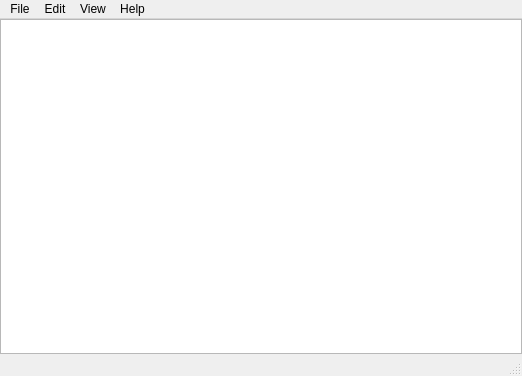
<?xml version="1.0" encoding="UTF-8"?>
<ui version="4.0">
 <class>main_python_console</class>
 <widget class="QMainWindow" name="main_python_console">
  <property name="geometry">
   <rect>
    <x>0</x>
    <y>0</y>
    <width>522</width>
    <height>376</height>
   </rect>
  </property>
  <property name="windowTitle">
   <string>V3D python console</string>
  </property>
  <widget class="QWidget" name="centralwidget">
   <layout class="QGridLayout" name="gridLayout">
    <property name="margin">
     <number>0</number>
    </property>
    <item row="0" column="0">
     <widget class="QPlainTextEdit" name="plainTextEdit">
      <property name="font">
       <font>
        <family>Courier New</family>
        <weight>75</weight>
        <bold>true</bold>
       </font>
      </property>
      <property name="tabStopWidth">
       <number>4</number>
      </property>
     </widget>
    </item>
   </layout>
  </widget>
  <widget class="QMenuBar" name="menubar">
   <property name="geometry">
    <rect>
     <x>0</x>
     <y>0</y>
     <width>522</width>
     <height>22</height>
    </rect>
   </property>
   <widget class="QMenu" name="menuEdit">
    <property name="title">
     <string>Edit</string>
    </property>
    <addaction name="actionUndo"/>
    <addaction name="actionRedo"/>
    <addaction name="separator"/>
    <addaction name="actionCut"/>
    <addaction name="actionCopy"/>
    <addaction name="actionPaste"/>
    <addaction name="separator"/>
    <addaction name="actionSelect_All"/>
   </widget>
   <widget class="QMenu" name="menuHelp">
    <property name="title">
     <string>Help</string>
    </property>
    <addaction name="actionBrowse_API_documentation"/>
    <addaction name="actionAbout"/>
   </widget>
   <widget class="QMenu" name="menuFile">
    <property name="title">
     <string>File</string>
    </property>
    <widget class="QMenu" name="menuRun_recent">
     <property name="title">
      <string>Run recent</string>
     </property>
    </widget>
    <addaction name="actionRun_script"/>
    <addaction name="menuRun_recent"/>
   </widget>
   <widget class="QMenu" name="menuView">
    <property name="title">
     <string>View</string>
    </property>
    <addaction name="actionZoom_in"/>
    <addaction name="actionZoom_out"/>
   </widget>
   <addaction name="menuFile"/>
   <addaction name="menuEdit"/>
   <addaction name="menuView"/>
   <addaction name="menuHelp"/>
  </widget>
  <widget class="QStatusBar" name="statusbar"/>
  <action name="actionCut">
   <property name="enabled">
    <bool>false</bool>
   </property>
   <property name="text">
    <string>Cut</string>
   </property>
  </action>
  <action name="actionAbout">
   <property name="text">
    <string>About V3D python console...</string>
   </property>
   <property name="menuRole">
    <enum>QAction::AboutRole</enum>
   </property>
  </action>
  <action name="actionUndo">
   <property name="enabled">
    <bool>false</bool>
   </property>
   <property name="text">
    <string>Undo</string>
   </property>
  </action>
  <action name="actionRedo">
   <property name="enabled">
    <bool>false</bool>
   </property>
   <property name="text">
    <string>Redo</string>
   </property>
  </action>
  <action name="actionCopy">
   <property name="enabled">
    <bool>false</bool>
   </property>
   <property name="text">
    <string>Copy</string>
   </property>
  </action>
  <action name="actionPaste">
   <property name="enabled">
    <bool>false</bool>
   </property>
   <property name="text">
    <string>Paste</string>
   </property>
  </action>
  <action name="actionDelete">
   <property name="enabled">
    <bool>false</bool>
   </property>
   <property name="text">
    <string>Delete</string>
   </property>
  </action>
  <action name="actionSelect_All">
   <property name="enabled">
    <bool>true</bool>
   </property>
   <property name="text">
    <string>Select All</string>
   </property>
  </action>
  <action name="actionRun_script">
   <property name="enabled">
    <bool>false</bool>
   </property>
   <property name="text">
    <string>Run script...</string>
   </property>
  </action>
  <action name="actionBrowse_API_documentation">
   <property name="enabled">
    <bool>false</bool>
   </property>
   <property name="text">
    <string>Browse API documentation...</string>
   </property>
  </action>
  <action name="actionZoom_in">
   <property name="text">
    <string>Zoom in</string>
   </property>
  </action>
  <action name="actionZoom_out">
   <property name="text">
    <string>Zoom out</string>
   </property>
  </action>
  <action name="actionSubAction">
   <property name="text">
    <string>SubAction</string>
   </property>
  </action>
 </widget>
 <resources/>
 <connections>
  <connection>
   <sender>actionUndo</sender>
   <signal>triggered()</signal>
   <receiver>plainTextEdit</receiver>
   <slot>undo()</slot>
   <hints>
    <hint type="sourcelabel">
     <x>-1</x>
     <y>-1</y>
    </hint>
    <hint type="destinationlabel">
     <x>260</x>
     <y>189</y>
    </hint>
   </hints>
  </connection>
  <connection>
   <sender>plainTextEdit</sender>
   <signal>undoAvailable(bool)</signal>
   <receiver>actionUndo</receiver>
   <slot>setEnabled(bool)</slot>
   <hints>
    <hint type="sourcelabel">
     <x>260</x>
     <y>189</y>
    </hint>
    <hint type="destinationlabel">
     <x>-1</x>
     <y>-1</y>
    </hint>
   </hints>
  </connection>
  <connection>
   <sender>actionRedo</sender>
   <signal>triggered()</signal>
   <receiver>plainTextEdit</receiver>
   <slot>redo()</slot>
   <hints>
    <hint type="sourcelabel">
     <x>-1</x>
     <y>-1</y>
    </hint>
    <hint type="destinationlabel">
     <x>260</x>
     <y>189</y>
    </hint>
   </hints>
  </connection>
  <connection>
   <sender>plainTextEdit</sender>
   <signal>redoAvailable(bool)</signal>
   <receiver>actionRedo</receiver>
   <slot>setEnabled(bool)</slot>
   <hints>
    <hint type="sourcelabel">
     <x>260</x>
     <y>189</y>
    </hint>
    <hint type="destinationlabel">
     <x>-1</x>
     <y>-1</y>
    </hint>
   </hints>
  </connection>
  <connection>
   <sender>actionCut</sender>
   <signal>triggered()</signal>
   <receiver>plainTextEdit</receiver>
   <slot>cut()</slot>
   <hints>
    <hint type="sourcelabel">
     <x>-1</x>
     <y>-1</y>
    </hint>
    <hint type="destinationlabel">
     <x>260</x>
     <y>189</y>
    </hint>
   </hints>
  </connection>
  <connection>
   <sender>actionCopy</sender>
   <signal>triggered()</signal>
   <receiver>plainTextEdit</receiver>
   <slot>copy()</slot>
   <hints>
    <hint type="sourcelabel">
     <x>-1</x>
     <y>-1</y>
    </hint>
    <hint type="destinationlabel">
     <x>260</x>
     <y>189</y>
    </hint>
   </hints>
  </connection>
  <connection>
   <sender>plainTextEdit</sender>
   <signal>copyAvailable(bool)</signal>
   <receiver>actionCopy</receiver>
   <slot>setEnabled(bool)</slot>
   <hints>
    <hint type="sourcelabel">
     <x>260</x>
     <y>189</y>
    </hint>
    <hint type="destinationlabel">
     <x>-1</x>
     <y>-1</y>
    </hint>
   </hints>
  </connection>
  <connection>
   <sender>actionPaste</sender>
   <signal>triggered()</signal>
   <receiver>plainTextEdit</receiver>
   <slot>paste()</slot>
   <hints>
    <hint type="sourcelabel">
     <x>-1</x>
     <y>-1</y>
    </hint>
    <hint type="destinationlabel">
     <x>260</x>
     <y>189</y>
    </hint>
   </hints>
  </connection>
  <connection>
   <sender>actionSelect_All</sender>
   <signal>triggered()</signal>
   <receiver>plainTextEdit</receiver>
   <slot>selectAll()</slot>
   <hints>
    <hint type="sourcelabel">
     <x>-1</x>
     <y>-1</y>
    </hint>
    <hint type="destinationlabel">
     <x>260</x>
     <y>189</y>
    </hint>
   </hints>
  </connection>
 </connections>
</ui>
